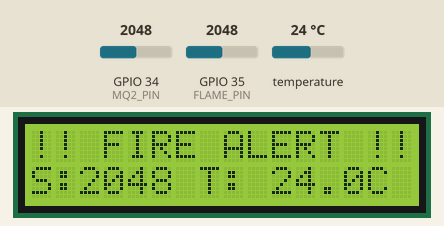
A sketch run on a simulated ESP32. On the bench: 16×2 character LCD. The test bench sets the inputs (shaded band); at power-on: GPIO 35 (FLAME_PIN) = 2048, GPIO 34 (MQ2_PIN) = 2048, temperature 24 °C. WiFi joins after 1.5 s; servers stay silent unless stated; uploads are accepted with an empty reply; the local clock reads 2024-03-15 10:24:30 at power-on unless the sketch sets it; what the sketch prints to the serial monitor is not drawn.

Above: at 5.3 s.
5.4 s: GPIO 35 (FLAME_PIN) set to 2165
At 7.6 s:
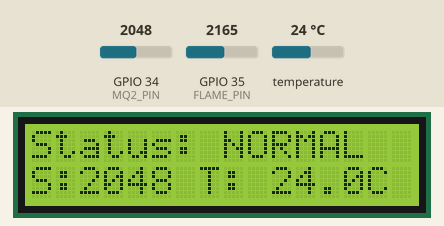
8.4 s: GPIO 34 (MQ2_PIN) set to 3027
At 11.8 s:
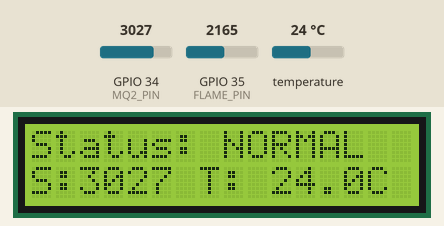
12.4 s: GPIO 34 (MQ2_PIN) set to 3132
At 16.1 s:
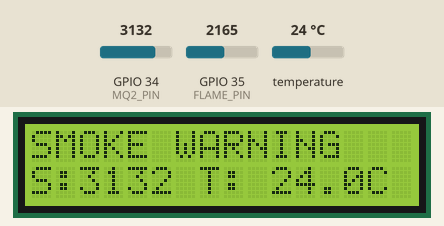
16.4 s: temperature set to 12 °C
At 17.6 s:
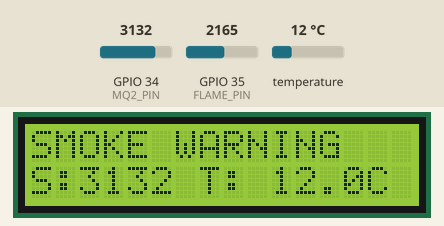
19.0 s: temperature set to 19 °C
At 21.8 s:
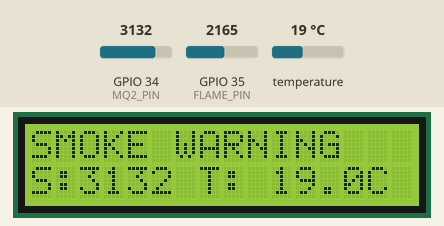
22.4 s: GPIO 35 (FLAME_PIN) set to 2047
At 26.1 s:
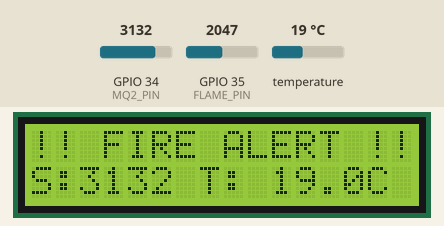
Timing chart, 0 to 27.4 s (numbered marks = the images above; inputs shaded):
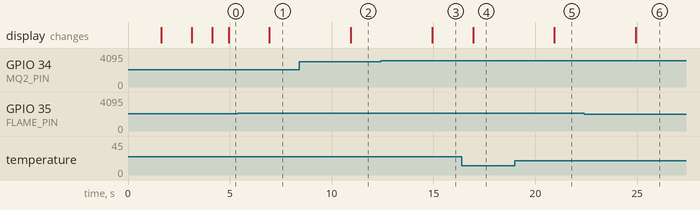

Measured:
- the behaviour switches between 2094 and 2095 on GPIO 35 (FLAME_PIN) (found by bisection; images 0 and 1)
- the behaviour switches between 3100 and 3101 on GPIO 34 (MQ2_PIN) (found by bisection; images 2 and 3)
- after the input at 5.4 s, the display: changes after 1.5 s (image 1)
- after the input at 8.4 s, the display: changes after 2.5 s (image 2)
- after the input at 12.4 s, the display: changes after 2.5 s (image 3)
- after the input at 16.4 s, the display: changes after 0.54 s (image 4)
- after the input at 19.0 s, the display: changes after 1.9 s (image 5)
- after the input at 22.4 s, the display: changes after 2.5 s (image 6)

The sketch:

firmware.ino
```cpp
/*
 * ESP32-Based Railway Coach Fire Detection System
 * -------------------------------------------------
 * Sensors:
 *   - MQ-2 Smoke Sensor   -> GPIO 34 (analog)
 *   - Flame Sensor        -> GPIO 35 (analog)
 *   - DS18B20 Temp Sensor -> GPIO 23 (OneWire, digital)
 *   - 16x2 I2C LCD        -> SDA GPIO 21, SCL GPIO 22
 *
 * Logic (three-tier decision):
 *   FIRE DETECTED if:
 *     flameDetected == true
 *     OR (smokeValue > SMOKE_THRESHOLD AND tempValue > TEMP_THRESHOLD)
 *   SMOKE WARNING if (and FIRE not already true):
 *     smokeValue > SMOKE_WARNING_THRESHOLD
 *   otherwise NORMAL.
 *
 * A smoke-only reading (no elevated temp, no flame) does NOT escalate to full
 * FIRE — it raises a separate SMOKE WARNING tier instead, so dust/steam alone
 * doesn't trip a critical alert, but the condition is still surfaced to
 * railway authorities rather than silently ignored.
 *
 * Data is pushed to Firebase Realtime Database over WiFi using the REST API.
 */

#include <WiFi.h>
#include <HTTPClient.h>
#include <Wire.h>
#include <LiquidCrystal_I2C.h>
#include <OneWire.h>
#include <DallasTemperature.h>
#include <time.h>

// ---------------- WiFi Credentials ----------------
const char* WIFI_SSID     = "Admin";
const char* WIFI_PASSWORD = "Admin@123";

// ---------------- Firebase Config ----------------
// Realtime Database base URL (no trailing slash), e.g.
// https://railway-safty-default-rtdb.firebaseio.com
const char* FIREBASE_HOST = "https://railway-safty-default-rtdb.firebaseio.com";
// Firebase RTDB secret / database auth token (legacy secret) used as ?auth= param.
// Generate from Firebase Console > Project Settings > Service Accounts > Database Secrets.
const char* FIREBASE_AUTH = "xtDRwr3Szl76Fc2O6MoWtWuBU96ejymCUEHQbPvW";

// Unique identifier for this coach/device — must match a node under /coaches in the DB.
const char* COACH_ID = "coach_01";

// ---------------- Pin Definitions ----------------
#define MQ2_PIN        34   // Smoke sensor (analog)
#define FLAME_PIN      35   // Flame sensor (analog)
#define ONE_WIRE_BUS   23   // DS18B20 data pin
#define I2C_SDA        21
#define I2C_SCL        22

// ---------------- Thresholds ----------------
const int   SMOKE_WARNING_THRESHOLD = 3100; // ADC 0-4095; smoke-only -> SMOKE WARNING tier
const int   SMOKE_THRESHOLD = 3200;   // ADC 0-4095, tune to MQ-2 sensitivity/env
const float TEMP_THRESHOLD  = 55.0;   // degrees Celsius
const int   FLAME_THRESHOLD = 2000;   // lower ADC reading usually means flame detected
                                       // (flame sensors are typically active-low / inverted)

// ---------------- Timing ----------------
const unsigned long SENSOR_INTERVAL_MS = 2000; // read + push every 2s
unsigned long lastReadTime = 0;

// ---------------- Objects ----------------
LiquidCrystal_I2C lcd(0x27, 16, 2); // common address 0x27; try 0x3F if blank
OneWire oneWire(ONE_WIRE_BUS);
DallasTemperature ds18b20(&oneWire);

enum CoachState { STATE_NORMAL, STATE_SMOKE_WARNING, STATE_FIRE };
CoachState lastState = STATE_NORMAL; // tracks last pushed state to avoid redundant alert writes

unsigned long long epochMillisNow() {
  time_t now;
  time(&now);
  if (now < 1700000000) {
    // NTP not yet synced; fall back to device uptime (not wall-clock accurate).
    return (unsigned long long)millis();
  }
  return (unsigned long long)now * 1000ULL;
}

void connectWiFi() {
  WiFi.begin(WIFI_SSID, WIFI_PASSWORD);
  lcd.setCursor(0, 0);
  lcd.print("Connecting WiFi");
  int attempts = 0;
  while (WiFi.status() != WL_CONNECTED && attempts < 40) {
    delay(250);
    attempts++;
  }
  lcd.clear();
  if (WiFi.status() == WL_CONNECTED) {
    lcd.setCursor(0, 0);
    lcd.print("WiFi Connected");
    delay(1000);
  } else {
    lcd.setCursor(0, 0);
    lcd.print("WiFi FAILED");
    delay(1000);
  }
  lcd.clear();

  if (WiFi.status() == WL_CONNECTED) {
    configTime(0, 0, "pool.ntp.org", "time.nist.gov");
  }
}

void setup() {
  Serial.begin(115200);

  Wire.begin(I2C_SDA, I2C_SCL);
  lcd.begin();
  lcd.backlight();
  lcd.setCursor(0, 0);
  lcd.print("Fire Detection");
  lcd.setCursor(0, 1);
  lcd.print("System Booting");
  delay(1500);
  lcd.clear();

  pinMode(MQ2_PIN, INPUT);
  pinMode(FLAME_PIN, INPUT);
  ds18b20.begin();

  connectWiFi();
}

void loop() {
  unsigned long now = millis();
  if (now - lastReadTime >= SENSOR_INTERVAL_MS) {
    lastReadTime = now;

    if (WiFi.status() != WL_CONNECTED) {
      connectWiFi();
    }

    // ---- Read sensors ----
    int smokeValue = analogRead(MQ2_PIN);
    int flameRaw   = analogRead(FLAME_PIN);
    bool flameDetected = (flameRaw < (4095 - FLAME_THRESHOLD)); // active-low style threshold

    ds18b20.requestTemperatures();
    float tempValue = ds18b20.getTempCByIndex(0);
    if (tempValue == DEVICE_DISCONNECTED_C) {
      tempValue = -127.0; // sentinel for sensor error
    }

    // ---- Fire Detection & Threshold Comparison (three-tier) ----
    bool smokeHigh        = smokeValue > SMOKE_THRESHOLD;
    bool smokeWarningHigh = smokeValue > SMOKE_WARNING_THRESHOLD;
    bool tempHigh         = tempValue > TEMP_THRESHOLD;

    bool fireDetected = flameDetected || (smokeHigh && tempHigh);
    CoachState state = fireDetected
                         ? STATE_FIRE
                         : (smokeWarningHigh ? STATE_SMOKE_WARNING : STATE_NORMAL);

    // ---- Decision Unit -> LCD ----
    updateLCD(state, smokeValue, tempValue);

    // ---- Push to Firebase ----
    pushSensorData(smokeValue, tempValue, flameDetected, state);

    if (state != lastState && state != STATE_NORMAL) {
      pushAlert(smokeValue, tempValue, flameDetected, state);
    }
    lastState = state;

    const char* stateLabel = state == STATE_FIRE ? "FIRE DETECTED"
                            : state == STATE_SMOKE_WARNING ? "SMOKE WARNING"
                            : "NORMAL";
    Serial.printf("Smoke:%d Flame:%d(%d) Temp:%.2f -> %s\n",
                  smokeValue, flameDetected, flameRaw, tempValue, stateLabel);
  }
}

void updateLCD(CoachState state, int smokeValue, float tempValue) {
  lcd.setCursor(0, 0);
  switch (state) {
    case STATE_FIRE:
      lcd.print("!! FIRE ALERT !!");
      break;
    case STATE_SMOKE_WARNING:
      lcd.print("SMOKE WARNING   ");
      break;
    default:
      lcd.print("Status: NORMAL  ");
      break;
  }
  lcd.setCursor(0, 1);
  char line2[17];
  snprintf(line2, sizeof(line2), "S:%4d T:%5.1fC", smokeValue, tempValue);
  lcd.print(line2);
}

const char* stateToString(CoachState state) {
  switch (state) {
    case STATE_FIRE: return "FIRE";
    case STATE_SMOKE_WARNING: return "SMOKE_WARNING";
    default: return "NORMAL";
  }
}

void pushSensorData(int smokeValue, float tempValue, bool flameDetected, CoachState state) {
  if (WiFi.status() != WL_CONNECTED) return;

  HTTPClient http;
  String url = String(FIREBASE_HOST) + "/coaches/" + COACH_ID + ".json?auth=" + FIREBASE_AUTH;

  String payload = "{";
  payload += "\"sensors\":{";
  payload += "\"smoke\":" + String(smokeValue) + ",";
  payload += "\"temperature\":" + String(tempValue, 2) + ",";
  payload += "\"flame\":" + String(flameDetected ? "true" : "false") + ",";
  payload += "\"timestamp\":" + String(epochMillisNow());
  payload += "},";
  payload += "\"status\":{";
  payload += "\"state\":\"" + String(stateToString(state)) + "\",";
  payload += "\"lastUpdated\":" + String(epochMillisNow());
  payload += "}";
  payload += "}";

  http.begin(url);
  http.addHeader("Content-Type", "application/json");
  int httpCode = http.PATCH(payload);
  if (httpCode <= 0) {
    Serial.printf("Firebase PATCH failed: %s\n", http.errorToString(httpCode).c_str());
  }
  http.end();
}

void pushAlert(int smokeValue, float tempValue, bool flameDetected, CoachState state) {
  if (WiFi.status() != WL_CONNECTED) return;

  HTTPClient http;
  String url = String(FIREBASE_HOST) + "/alerts.json?auth=" + FIREBASE_AUTH;

  String payload = "{";
  payload += "\"coachId\":\"" + String(COACH_ID) + "\",";
  payload += "\"type\":\"" + String(stateToString(state)) + "\",";
  payload += "\"smoke\":" + String(smokeValue) + ",";
  payload += "\"temperature\":" + String(tempValue, 2) + ",";
  payload += "\"flame\":" + String(flameDetected ? "true" : "false") + ",";
  payload += "\"timestamp\":" + String(epochMillisNow()) + ",";
  payload += "\"acknowledged\":false";
  payload += "}";

  http.begin(url);
  http.addHeader("Content-Type", "application/json");
  int httpCode = http.POST(payload);
  if (httpCode <= 0) {
    Serial.printf("Firebase alert POST failed: %s\n", http.errorToString(httpCode).c_str());
  }
  http.end();
}
```
